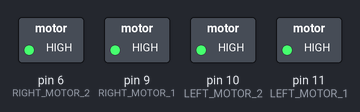
Simulated run of this sketch. Board: Arduino Uno, built with avr-gcc and run on an emulated ATmega328P. On the bench: switched loads named in the sketch (green lamp = pin HIGH).

Above: at 0.1 s.
Timing chart, 0 to 1.6 s (numbered marks = the images above):
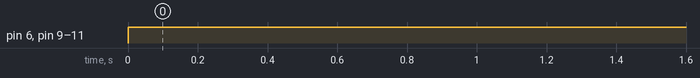

Measured:
- by itself, pin 6 (RIGHT_MOTOR_2), pin 9 (RIGHT_MOTOR_1), pin 10 (LEFT_MOTOR_2), pin 11 (LEFT_MOTOR_1): LOW → HIGH at 0.00 s

The sketch:

sketch_oct29c.ino
```cpp
#define LEFT_MOTOR_1 11
#define LEFT_MOTOR_2 10
#define RIGHT_MOTOR_1 9
#define RIGHT_MOTOR_2 6

void setup() {
  // put your setup code here, to run once:
  pinMode(LEFT_MOTOR_1, OUTPUT); // _{ left
  pinMode(LEFT_MOTOR_2, OUTPUT); //  { motor
  pinMode(RIGHT_MOTOR_1, OUTPUT); // _{ right
  pinMode(RIGHT_MOTOR_2, OUTPUT); //  { motor
}

void loop() {
  // put your main code here, to run repeatedly:
digitalWrite(LEFT_MOTOR_1, HIGH);
digitalWrite(LEFT_MOTOR_2, HIGH);
digitalWrite(RIGHT_MOTOR_1, HIGH);
digitalWrite(RIGHT_MOTOR_2, HIGH);
}
```
